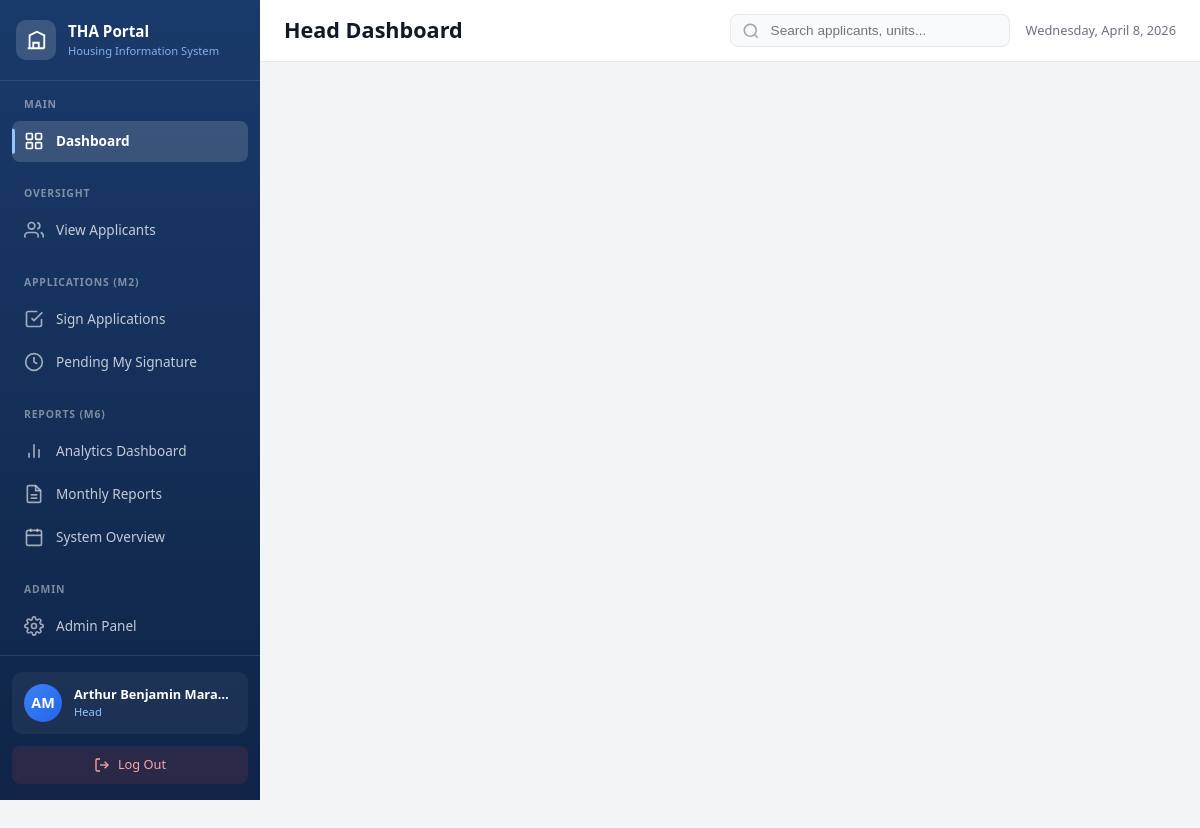
The app's page /dashboard/head/ (signed in) with its own data.
### accounts/models.py (models this page shows, shortened)
class User(AbstractUser):
    POSITION_CHOICES = [
        ('head', 'First Member — Head'),
        ('oic', 'OIC-THA (Officer-in-Charge)'),
        ('second_member', 'Second Member'),
        ('third_member', 'Third Member'),
        ('fourth_member', 'Fourth Member'),
        ('fifth_member', 'Fifth Member'),
        ('caretaker', 'Caretaker'),
        ('ronda', 'Ronda (Field Personnel)'),
        ('field', 'Field Personnel'),
    ]
    position = models.CharField(
        max_length=50,
        choices=POSITION_CHOICES,
        blank=True,
        help_text="Staff position in THA organizational structure"
    )
    phone = models.CharField(
        max_length=20,
        blank=True,
        help_text="Contact phone number"
    )
    class Meta:
        verbose_name = 'Staff User'
        verbose_name_plural = 'Staff Users'
    def get_position_display_short(self):
        short_labels = {
            'head': 'Head',
            'oic': 'OIC',
            'second_member': '2nd Member',
            'third_member': '3rd Member',
            'fourth_member': '4th Member',
            'fifth_member': '5th Member',
            'caretaker': 'Caretaker',
            'ronda': 'Ronda',
            'field': 'Field',
        }
        return short_labels.get(self.position, 'Staff')

### accounts/views.py (the view)
# urls.py: path('dashboard/head/', views.dashboard_head, name='dashboard_head'),
@login_required
def dashboard_head(request):
    if request.user.position != 'head':
        messages.error(request, 'Access denied. This dashboard is for the Head position only.')
        return redirect('accounts:dashboard')
    context = {
        'page_title': 'Head Dashboard',
        'user_position': 'head',
        'total_applicants': 0,  # TODO: Query from intake module
        'awaiting_signature': 0,  # TODO: Applications pending head signature
        'housing_units': 0,  # TODO: Total units at GK Cabatangan
        'monthly_reports': 0,  # TODO: Reports generated this month
        'pending_approvals': [],  # TODO: Applications awaiting final signature
        'recent_reports': [],  # TODO: Recently generated analytics reports
    }
    return render(request, 'accounts/dashboard.html', context)

### templates/accounts/dashboard.html (shortened to what this page needs)
{% load static %}
<!DOCTYPE html>
<html lang="en">
<head>
    <link rel="stylesheet" href="{% static 'css/dashboard.css' %}">
    <link rel="stylesheet" href="{% static 'css/dashboard_widgets.css' %}">
</head>
<body>
    <aside class="sidebar" id="sidebar">
        <div class="sidebar-header">
            <div class="sidebar-logo">
                <div class="logo-circle">
                    <svg class="logo-icon" viewBox="0 0 24 24" fill="none" stroke="currentColor" stroke-width="2">
                        <path d="M3 21h18M5 21V7l8-4 8 4v14M9 21v-6h6v6"/>
                    </svg>
                </div>
                <div class="logo-text">
                    <div class="logo-title">THA Portal</div>
                    <div class="logo-subtitle">Housing Information System</div>
                </div>
            </div>
        </div>
        <nav class="sidebar-nav">
            <div class="nav-section">
                <div class="nav-section-title">Main</div>
                <a href="{% url 'accounts:dashboard' %}" class="nav-link active">
                    <svg class="nav-icon" viewBox="0 0 24 24" fill="none" stroke="currentColor" stroke-width="2">
                        <rect x="3" y="3" width="7" height="7" rx="1"/>
                        <rect x="14" y="3" width="7" height="7" rx="1"/>
                        <rect x="14" y="14" width="7" height="7" rx="1"/>
                        <rect x="3" y="14" width="7" height="7" rx="1"/>
                    </svg>
                    <span>Dashboard</span>
                </a>
            </div>
            {% if user.position == 'head' %}
            <div class="nav-section">
                <div class="nav-section-title">Oversight</div>
                <a href="{% url 'intake:applicants_list' %}" class="nav-link">
                    <svg class="nav-icon" viewBox="0 0 24 24" fill="none" stroke="currentColor" stroke-width="2">
                        <path d="M17 21v-2a4 4 0 0 0-4-4H5a4 4 0 0 0-4 4v2"/>
                        <circle cx="9" cy="7" r="4"/>
                        <path d="M23 21v-2a4 4 0 0 0-3-3.87M16 3.13a4 4 0 0 1 0 7.75"/>
                    </svg>
                    <span>View Applicants</span>
                </a>
            </div>
            <div class="nav-section">
                <div class="nav-section-title">Applications (M2)</div>
                <a href="#" class="nav-link">
                    <svg class="nav-icon" viewBox="0 0 24 24" fill="none" stroke="currentColor" stroke-width="2">
                        <path d="M9 11l3 3L22 4"/>
                        <path d="M21 12v7a2 2 0 0 1-2 2H5a2 2 0 0 1-2-2V5a2 2 0 0 1 2-2h11"/>
                    </svg>
                    <span>Sign Applications</span>
                </a>
                <a href="#" class="nav-link">
                    <svg class="nav-icon" viewBox="0 0 24 24" fill="none" stroke="currentColor" stroke-width="2">
                        <circle cx="12" cy="12" r="10"/>
                        <polyline points="12 6 12 12 16 14"/>
                    </svg>
                    <span>Pending My Signature</span>
                </a>
            </div>
            <div class="nav-section">
                <div class="nav-section-title">Reports (M6)</div>
                <a href="#" class="nav-link">
                    <svg class="nav-icon" viewBox="0 0 24 24" fill="none" stroke="currentColor" stroke-width="2">
                        <line x1="18" y1="20" x2="18" y2="10"/>
                        <line x1="12" y1="20" x2="12" y2="4"/>
                        <line x1="6" y1="20" x2="6" y2="14"/>
                    </svg>
                    <span>Analytics Dashboard</span>
                </a>
                <a href="#" class="nav-link">
                    <svg class="nav-icon" viewBox="0 0 24 24" fill="none" stroke="currentColor" stroke-width="2">
                        <path d="M14 2H6a2 2 0 0 0-2 2v16a2 2 0 0 0 2 2h12a2 2 0 0 0 2-2V8z"/>
                        <polyline points="14 2 14 8 20 8"/>
                        <line x1="16" y1="13" x2="8" y2="13"/>
                        <line x1="16" y1="17" x2="8" y2="17"/>
                    </svg>
                    <span>Monthly Reports</span>
                </a>
                <a href="#" class="nav-link">
                    <svg class="nav-icon" viewBox="0 0 24 24" fill="none" stroke="currentColor" stroke-width="2">
                        <rect x="3" y="4" width="18" height="18" rx="2" ry="2"/>
                        <line x1="16" y1="2" x2="16" y2="6"/>
                        <line x1="8" y1="2" x2="8" y2="6"/>
                        <line x1="3" y1="10" x2="21" y2="10"/>
                    </svg>
                    <span>System Overview</span>
                </a>
            </div>
            {% endif %}
            {% if user.is_superuser %}
            <div class="nav-section">
                <div class="nav-section-title">Admin</div>
                <a href="{% url 'admin:index' %}" class="nav-link" target="_blank">
                    <span>Admin Panel</span>
                </a>
            </div>
            {% endif %}
        </nav>
        <div class="sidebar-footer">
            <div class="user-info">
                <div class="user-avatar">
                    {{ user.first_name|slice:":1"|upper }}{{ user.last_name|slice:":1"|upper }}
                </div>
                <div class="user-details">
                    <div class="user-name">{{ user.first_name }} {{ user.last_name }}</div>
                    <div class="user-role">{{ user.get_position_display_short }}</div>
                </div>
            </div>
            <a href="{% url 'accounts:logout' %}" class="logout-btn">
                <svg viewBox="0 0 24 24" fill="none" stroke="currentColor" stroke-width="2">
                    <path d="M9 21H5a2 2 0 0 1-2-2V5a2 2 0 0 1 2-2h4"/>
                    <polyline points="16 17 21 12 16 7"/>
                    <line x1="21" y1="12" x2="9" y2="12"/>
                </svg>
                <span>Log Out</span>
            </a>
        </div>
    </aside>
    <main class="main-content">
        <header class="topbar">
            <div class="topbar-left">
                <h1 class="page-title">{{ page_title|default:"Dashboard" }}</h1>
            </div>
            <div class="topbar-right">
                <div class="topbar-search">
                    <svg viewBox="0 0 24 24" fill="none" stroke="currentColor" stroke-width="2">
                        <circle cx="11" cy="11" r="8"/>
                        <line x1="21" y1="21" x2="16.65" y2="16.65"/>
                    </svg>
                    <input type="text" placeholder="Search applicants, units...">
                </div>
                <span class="current-date" id="currentDate"></span>
            </div>
        </header>
        <div class="content-area">
            <div class="stats-grid">
            </div>
            <div class="quick-actions">
            </div>
            <div class="widgets-grid">
            </div>
        </div>
    </main>
</body>
</html>

### static/css/dashboard_widgets.css (style rules this page uses)
.widgets-grid { display: grid; grid-template-columns: repeat(auto-fit, minmax(350px, 1fr)); gap: 1.5rem; margin-bottom: 2rem; }

### records on screen
User: first_name "A", last_name "M", first_name "Arthur Benjamin", last_name "Mara…", get_position_display_short "Head"

### other values on screen
{{ page_title|default:"Dashboard" }} "Head Dashboard"
